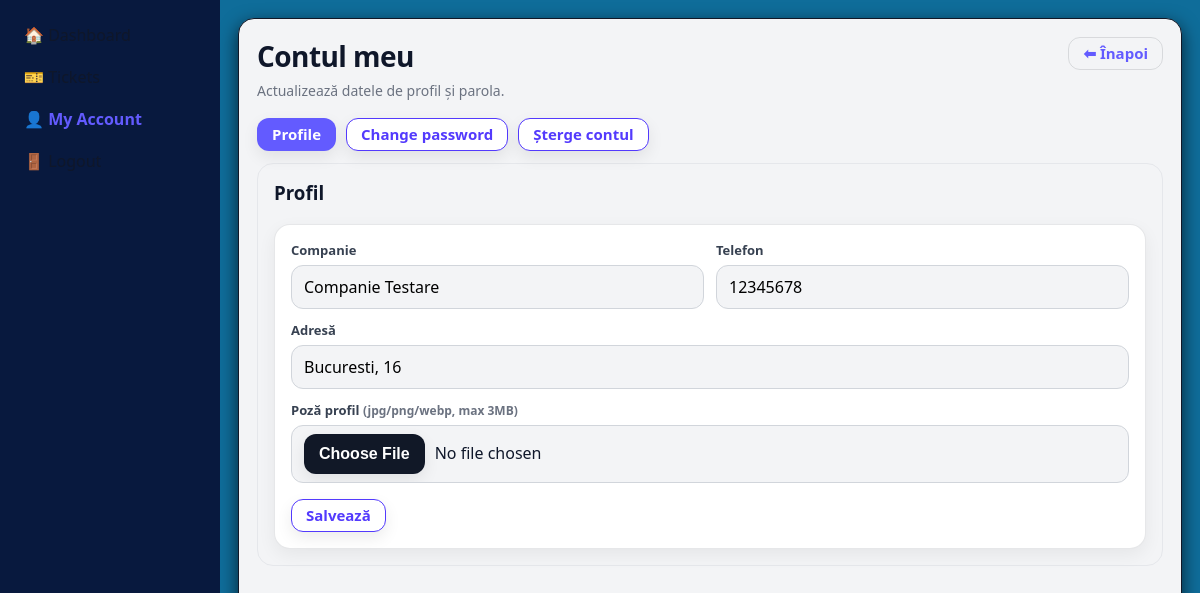
The page /?route=client/account (signed in) on the database its author committed.
### tables this page shows
CREATE TABLE `users` (
  `id` int(11) NOT NULL,
  `name` varchar(100) NOT NULL,
  `company` varchar(255) DEFAULT NULL,
  `email` varchar(100) NOT NULL,
  `phone` varchar(50) DEFAULT NULL,
  `password` varchar(255) NOT NULL,
  `role` varchar(50) DEFAULT 'employee',
  `created_at` timestamp NOT NULL DEFAULT current_timestamp(),
  `address` varchar(255) DEFAULT NULL,
  `avatar` varchar(255) DEFAULT NULL,
  `city` varchar(100) DEFAULT NULL,
  `country` varchar(100) DEFAULT NULL,
  `vat` varchar(50) DEFAULT NULL,
  `is_active` tinyint(1) NOT NULL DEFAULT 1,
  `last_seen_tickets_at` datetime DEFAULT NULL,
  `last_seen_tasks_at` datetime DEFAULT NULL,
  `last_seen_chat_v2_msg_id` int(11) DEFAULT NULL,
  `last_seen_chat_msg_id` int(11) DEFAULT NULL
);

### app/controllers/ClientController.php (called while the page is built, shortened)
<?php
class ClientController
{
    public function account()
    {
        global $pdo;
        $userId = Auth::id();
        $stmt = $pdo->prepare("SELECT id, name, email, company, phone, address, avatar FROM users WHERE id=? AND role='client' LIMIT 1");
        $stmt->execute([$userId]);
        $client = $stmt->fetch(PDO::FETCH_ASSOC);
        require __DIR__ . '/../views/client/account.php';
    }
}

### app/views/client/account.php (the view, shortened to what this page needs)
<?php require __DIR__ . '/_layout_start.php'; ?>
<div class="client-account">
  <div class="page-header">
    <div class="page-header__left">
      <h2 class="page-header__title">Contul meu</h2>
      <p class="page-header__subtitle">Actualizează datele de profil și parola.</p>
    </div>
    <div class="page-header__actions">
      <a class="btn btn-ghost" href="<?= BASE_URL ?>client/dashboard">⬅ Înapoi</a>
    </div>
  </div>
  <div class="tabs">
    <button class="tab-btn" data-tab="profile">Profile</button>
    <button class="tab-btn" data-tab="password">Change password</button>
    <button class="tab-btn" data-tab="security">Șterge contul</button>
  </div>
  <div id="profile" class="tab-panel">
    <h3 style="margin-top:0;">Profil</h3>
    <div class="card">
      <form method="POST" action="<?= BASE_URL ?>client/profile" enctype="multipart/form-data" class="form-grid">
        <div class="form-row">
          <label class="label">Companie</label>
          <input class="input" name="company" value="<?= htmlspecialchars($client['company'] ?? '') ?>">
        </div>
        <div class="form-row">
          <label class="label">Telefon</label>
          <input class="input" name="phone" value="<?= htmlspecialchars($client['phone'] ?? '') ?>">
        </div>
        <div class="form-row" style="grid-column: 1 / -1;">
          <label class="label">Adresă</label>
          <input class="input" name="address" value="<?= htmlspecialchars($client['address'] ?? '') ?>">
        </div>
        <div class="form-row" style="grid-column: 1 / -1;">
          <label class="label">Poză profil <span class="help">(jpg/png/webp, max 3MB)</span></label>
          <input class="input" style="padding:8px 12px;" type="file" name="avatar" accept=".jpg,.jpeg,.png,.webp">
        </div>
        <div class="form-actions" style="grid-column: 1 / -1;">
          <button class="btn" type="submit">Salvează</button>
        </div>
      </form>
    </div>
  </div>
 </div>
<?php require __DIR__ . '/_layout_end.php'; ?>

### assets/css/parts/base.css (style rules this page uses)
:root { --bg: #f6f7f9; --surface: #ffffff; --surface-2: #fafafa; --text: #0f172a; --muted: #64748b; --border: rgba(17, 24, 39, 0.10); --border-strong: rgba(17, 24, 39, 0.16); --primary: #635bff; --primary-hover: #4f46ff; --primary-soft: #eef2ff; --sidebar-bg: #f3f4f6; --sidebar-border: #e5e7eb; --primary-600: #4f46ff; --radius-sm: 10px; --radius-md: 12px; --radius-lg: 16px; --shadow-sm: 0 4px 12px rgba(0,0,0,.06); --shadow-md: 0 14px 30px rgba(0,0,0,.10); }
* { box-sizing: border-box; }
html, body { height: 100%; overflow-x: hidden; }
body { margin: 0; font-family: ui-sans-serif, system-ui, -apple-system, Segoe UI, Roboto, Arial, "Noto Sans", "Liberation Sans", sans-serif; background: var(--bg); color: var(--text); -webkit-font-smoothing: antialiased; -moz-osx-font-smoothing: grayscale; }
a { color: inherit; }
input, select, textarea { max-width: 100%; }
:where(a, button, input, select, textarea):focus-visible { outline: 3px solid rgba(99, 91, 255, 0.25); outline-offset: 2px; }

### assets/css/parts/ui.css (style rules this page uses)
.btn, .tab-btn { padding: 8px 14px; border-radius: 12px; border: 1px solid #533afd; background: #ffffff; color: #533afd; cursor: pointer; font-weight: 700; line-height: 1; font-size: 15px; text-decoration: none !important; box-shadow: 0 6px 16px rgba(0, 0, 0, 0.08); transition: transform 0.08s ease, box-shadow 0.18s ease, background 0.18s ease; }
a.btn, a.btn:link, a.btn:visited, a.btn:hover, a.btn:active, .content a.btn, .content a.btn:link, .content a.btn:visited, .content a.btn:hover, .content a.btn:active { text-decoration: none !important; }
.btn-primary, .btn:hover, .tab-btn.active, .tab-btn:hover { background: var(--primary); border-color: rgba(99, 91, 255, 0.45); color: #fff; }
.btn-ghost { background: transparent; color: var(--primary); border-color: rgba(17, 24, 39, 0.12); box-shadow: none; }
.input { width: 340px; max-width: 100%; min-height: 44px; padding: 10px 12px; border: 1px solid #d1d5db; border-radius: 12px; outline: none; background: var(--sidebar-bg); font: inherit; transition: border-color 0.18s ease, box-shadow 0.18s ease; }
.label { font-size: 13px; font-weight: 700; color: #111827; }
.form-grid { display: grid; grid-template-columns: repeat(2, minmax(0, 1fr)); gap: 12px; max-width: 900px; }
.form-grid .form-row { margin: 0; }
.form-row { display: grid; gap: 6px; }
.form-row :where(input, select, textarea) { width: 100%; min-width: 0; }
.form-row :where(input[type="file"]) { width: 100%; }
.form-row__hint, .help { font-size: 12px; color: #6b7280; }
.form-actions { display: flex; gap: 12px; flex-wrap: wrap; align-items: center; margin-top: 4px; }
.help { font-size: 12px; color: #6b7280; }
.content input[type="file"] { font: inherit; display: block; max-width: 100%; min-width: 0; overflow: hidden; text-overflow: ellipsis; }
.label { font-size: 13px; color: #374151; font-weight: 700; }
.card { border: 1px solid rgba(17, 24, 39, 0.1); border-radius: 16px; background: var(--surface); padding: 16px; box-shadow: 0 6px 18px rgba(0, 0, 0, 0.06); }
.tabs { display: flex; gap: 10px; margin: 12px 0; flex-wrap: wrap; max-width: 100%; }
.tabs .tab-btn { max-width: 100%; }
.tab-panel { display: none; border: 1px solid var(--sidebar-border); padding: 16px; border-radius: 16px; background: var(--sidebar-bg); }
.tab-panel.active { display: block; }
.page-header { display: flex; align-items: flex-start; justify-content: space-between; gap: 14px; margin: 0 0 16px; }
.page-header__left { min-width: 0; }
.page-header__title { margin: 0; font-size: 28px; font-weight: 700; letter-spacing: -0.02em; }
.page-header__subtitle { margin: 6px 0 0; color: #6b7280; font-size: 14px; }
.page-header__actions { display: flex; gap: 10px; align-items: center; flex-wrap: wrap; }
.page-title, h2 { margin: 0 0 14px; font-size: 26px; font-weight: 600; }
.page-header { display: flex; align-items: flex-start; justify-content: space-between; gap: 14px; margin: 0 0 14px; }

### assets/css/parts/admin.css (style rules this page uses)
.form-row { margin-bottom: 12px; }

### assets/css/client_parts/account.css (style rules this page uses)
.client-account .tabs { margin-top: 18px; }
.client-account .tab-panel h3 { margin-top: 0; }

### rows shown on the page
users: company "Companie Testare", phone "12345678", address "Bucuresti, 16"
